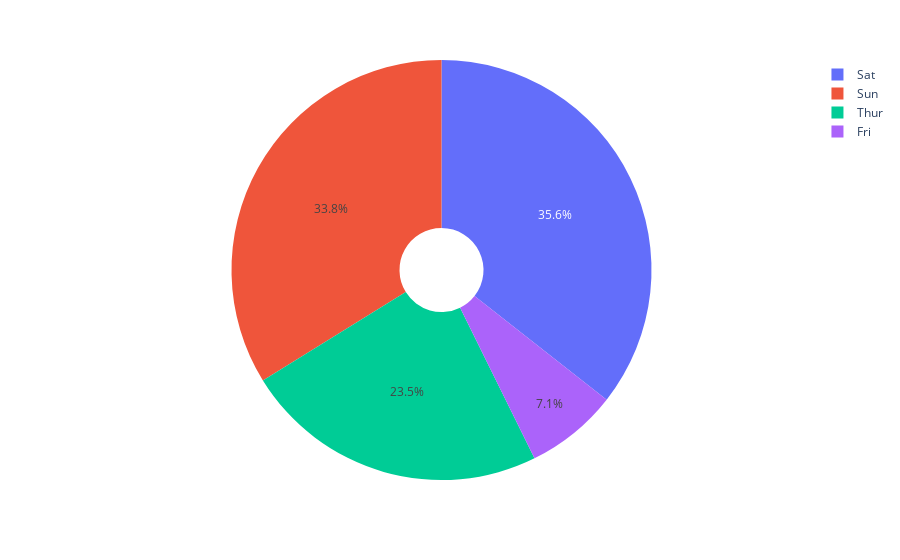

Write notebook code for a chart like this one.
### Code cell
fig = px.pie(df2, names=df2['day'],values=df2['tip'],hole=0.2)
fig.show()

### Figure 1 — Plotly figure (JSON) as saved in the notebook; plotly's stock layout.template omitted (floating-point values rounded to 4 significant figures)
{"data": [{"domain": {"x": [0, 1], "y": [0, 1]}, "hole": 0.2, "hovertemplate": "day=%{label}<br>tip=%{value}<extra></extra>", "labels": ["Fri", "Fri", "Sat", "Sat", "Sun", "Sun", "Thur", "Thur"], "legendgroup": "", "name": "", "showlegend": true, "type": "pie", "values": [25.03, 26.93, 78.45, 181.9, 60.61, 186.8, 82.42, 89.41]}], "layout": {"legend": {"tracegroupgap": 0}, "margin": {"t": 60}}}
